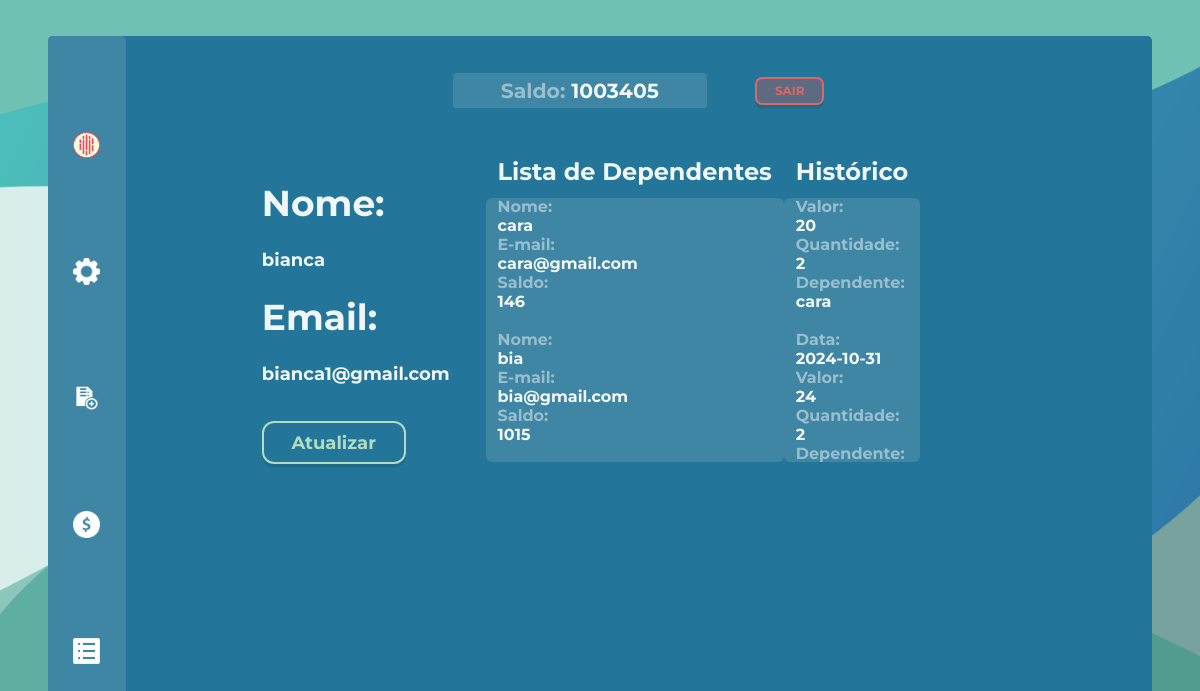
The app's page /perfil (signed in) with its own data.
### projeto/models.py (models this page shows, shortened)
class Responsavel(db.Model, UserMixin):
    id = db.Column(db.Integer, primary_key=True)
    usuario = db.Column(db.String(length=30), nullable=False, unique=True)
    email = db.Column(db.String(length=30), nullable=False, unique=True)
    senha = db.Column(db.String(length=30), nullable=False)
    saldo = db.Column(db.Integer, nullable=False, default=0)
    imagemPerfil = db.Column(db.LargeBinary)  # ATRIBUTO PARA IMAGEM
    user_type = 'responsavel'
    @property
    def senhacrip(self):
        return self.senhacrip

class Dependente(db.Model, UserMixin):
    id = db.Column(db.Integer, primary_key=True, autoincrement=True)
    saldo = db.Column(db.Integer, nullable=False, unique=False, default=0)
    usuario = db.Column(db.String(length=30), nullable=False, unique=True)
    email = db.Column(db.String(length=30), nullable=False, unique=True)
    senha = db.Column(db.String(length=30), nullable=False)
    idResponsavel = db.Column(db.Integer)
    imagemPerfil = db.Column(db.LargeBinary)  # ATRIBUTO PARA IMAGEM
    user_type = 'dependente'
    @property
    def senhacrip(self):
        return self.senhacrip

class Historico(db.Model):
    id = db.Column(db.Integer, primary_key = True)
    idproduto = db.Column(db.Integer, nullable=False)
    data = db.Column(db.Date, nullable=False)
    valor = db.Column(db.Integer, nullable=False)
    quantidade = db.Column(db.Integer, nullable=False)
    idDependente = db.Column(db.Integer, nullable=False)

### projeto/routes.py (the view)
@app.route('/perfil')
@login_required
def PerfilPage():
    dependentes = Dependente.query.filter_by(idResponsavel=current_user.id).all()
    historicos = []
    for dependente in dependentes:
        historicos.extend(Historico.query.filter_by(idDependente=dependente.id).all())
    return render_template('PerfilResponsavel.html', dependentes=dependentes, historicos=historicos)

### projeto/models.py (called while the page is built)
@login_manager.user_loader
def load_user(user_id):
    user_type = session.get('user_type')
    if user_type == 'responsavel':
        return Responsavel.query.get(int(user_id))
    elif user_type == 'dependente':
        return Dependente.query.get(int(user_id))
    elif user_type == 'funcionario':
        return Funcionario.query.get(int(user_id))
    return None

### projeto/templates/PerfilResponsavel.html (shortened to what this page needs)
{%extends 'baseResponsavel.html' %}
{%block conteudo%}
<header>
    <div class="saldoHeader">
        <h1>Saldo: </h1>
        <p class="saldoText">{{current_user.saldo}}</p>
    </div>
    <div>
        <a class="botãoContainerLogout" href="{{url_for('logout')}}">
            SAIR
    </a>
    </div>
</header>
<section class="perfilPage">
    <div class="perfildiv">
        <strong>Nome: </strong>
        <p>{{current_user.usuario}}</p>
        <strong>Email: </strong>
        <p>{{current_user.email}}</p>
        <a class="botãoContainer1" href="{{url_for('atualizar', id=current_user.id)}}">Atualizar</a>
        </div>
        <div class="lista">
            <h1>Lista de Dependentes</h1>
            <div class="dadosLista">
            {% for i in dependentes%}
                <p>Nome: <p class="saldoText">{{ i.usuario}}</p></p>
                <p>E-mail: <p class="saldoText">{{ i.email}}</p></p>
                <p>Saldo: <p class="saldoText">{{ i.saldo}}</p></p>
                <br>
            {% endfor%}
            </div>
        </div>
        <div class="lista">
            <h1>Histórico</h1>
            <div class="dadosLista">
            {% for i in historicos%}
                <p>Data: <p class="saldoText">{{ i.data}}</p></p>
                <p>Valor: <p class="saldoText">{{ i.valor}}</p></p>
                <p>Quantidade: <p class="saldoText">{{ i.quantidade}}</p></p>
                {% for ii in dependentes %}
                    {% if ii.id == i.idDependente %}
                    <p>Dependente: <p class="saldoText">{{ ii.usuario}}</p></p>
                    {% endif %}
                {% endfor %}
                <br>
            {% endfor%}
        </div>
        </div>
</section>
{%endblock%}

### projeto/templates/baseResponsavel.html (shortened to what this page needs)
    <!DOCTYPE html>
<html lang="en">
<head>
    <link rel="stylesheet" href="{{url_for('static', filename='style.css')}}">
    <link rel="stylesheet" src="https://cdn.jsdelivr.net/npm/bootstrap@5.3.2/dist/css/bootstrap.min.css">
</head>
<body>
    <div class="container">
        <div class="sidebarResponsavel">
            <div><a href="{{url_for('homeResponsavel')}}"><img src="{{url_for('static', filename='imagens/RealLove.png')}}"><p style="text-align:center">MySnack</a></p></div>
            <div><a href="{{url_for('adicionarDependente')}}"><img src="{{url_for('static', filename='imagens/config.png')}}"><p>CADASTRAR</a></p></div>
            <div><a href="{{url_for('escolherDependente')}}"><img src="{{url_for('static', filename='imagens/registro.png')}}"><p>GERENCIAR</a></p></div>
            <div><a href="{{url_for('adicionarSaldoResponsavel')}}"><img src="{{url_for('static', filename='imagens/dolar.png')}}"><p>DEPOSITAR</a></p></div>
            <div><a href="{{url_for('PerfilPage')}}"><img src="{{url_for('static', filename='imagens/Historico.svg')}}"><p>CONTA</a></p></div>
        </div>
        <div class="bodyBaseResponsavel">
            {%block conteudo%}
            {%endblock%}
        </div>
    </div>
</body>
</html>

### projeto/static/style.css (style rules this page uses)
* { padding: 0; margin: 0; font-family: "Montserrat"; font-weight: bold; color: #ffffffef; }
.botãoContainerLogout { box-shadow:rgba(0, 0, 0, 0.1) 0px 0.3vw; font-weight: 700; color: #dd6666; font-size: 1vw; text-align: center; background-color: #df4e4e4f; padding: 0.4vw; height: 1.2vw; padding-inline: 1.5vw; border-radius: 0.6vw; border: solid #dd6666 0.2vw; }
.botãoContainer1 { box-shadow:rgba(0, 0, 0, 0.1) 0px 0.3vw; font-weight: 700; color: #b2dbbf; font-size: 1.5vw; text-align: center; background-color: #237699; padding: 0.7vw; padding-inline: 2.3vw; max-width: fit-content; border-radius: 1vw; border: solid #b2dbbf 0.2vw; margin-block: 1vw; }
.perfildiv { display: flex; flex-direction: column; margin: 3vw; margin-left: 10vw; gap:2vw }
.perfildiv p { font-size: 1.5vw; }
.perfildiv strong { font-size: 3vw; }
.perfilPage { display: flex; }
header div { display: flex; flex-direction: row; gap:2vw; margin: 2vw; }
header a { width: fit-content; }
header { display: flex; height: 15%; justify-content: center; align-items: center; }
header h1 { font-size: 1.7vw; color: #ffffff79; }
.dadosLista p { color: #ffffff79; }
.dadosLista .saldoText { color: #ffffffef; }
.saldoHeader { background-color: hsl(197, 45%, 44%); width: fit-content; height: fit-content; padding: 0.4vw; border-radius: 0.3vw; padding-inline: 4vw; display: flex; flex-direction: row; gap:0.5vw; }
header .saldoText { color: #ffffffef; font-size: 1.7vw; }
body { background-color: rgb(112, 112, 112); height: calc(100vh - var(--margin-principal) * 2) !important; background-image: url(imagens/FotoFundo1.png); background-size: cover; height: 100vh; overflow-y: hidden; }
:root { --margin-principal: 3vw; --margin-principal-inline: 4vw; }
a { text-decoration: none; }
.container { display: flex; flex-direction: row; height: calc(100vh - var(--margin-principal) * 2); margin-top: var(--margin-principal); margin-inline: var(--margin-principal-inline); margin-bottom: var(--margin-principal); background-color: #237699; overflow: auto; border-radius: 0.4vw; }
.container { width: 92%; }
.sidebarResponsavel { display: flex; flex-direction: column; width: 6.5%; background-color: hsl(197, 45%, 44%); position: absolute; border-radius: 0.4vw; height: calc(100vh - var(--margin-principal) * 2); justify-content: space-evenly; align-items: center; }
.dadosLista { display: flex; flex-direction: column; padding: 1vw; background-color: hsl(197, 45%, 44%); border-radius: 0.5vw; justify-content: center; }
.dadosLista { overflow: hidden; max-height: 20vw; overflow-y: scroll; }
.bodyBaseResponsavel { margin-left: 8.5%; width: 90%; }
.lista h1 { margin: 1vw; font-size: 2vw; }
.sidebarResponsavel { transition: 0.7s; align-items: center; align-items: flex-start; }
.sidebarResponsavel div { margin-left: 2.1vw; gap: 1vw; }
.sidebarResponsavel div { display: flex; align-items: center; }
.sidebarResponsavel img { width: 2.2vw; height: 2.2vw; }

### records on screen
Responsavel: saldo "1003405", usuario "bianca", email "bianca1@gmail.com"
Dependente: usuario "cara", email "cara@gmail.com", saldo "146"
Dependente: usuario "bia", email "bia@gmail.com", saldo "1015"
Historico: valor "20", quantidade "2"
Historico: data "2024-10-31", valor "24", quantidade "2"
